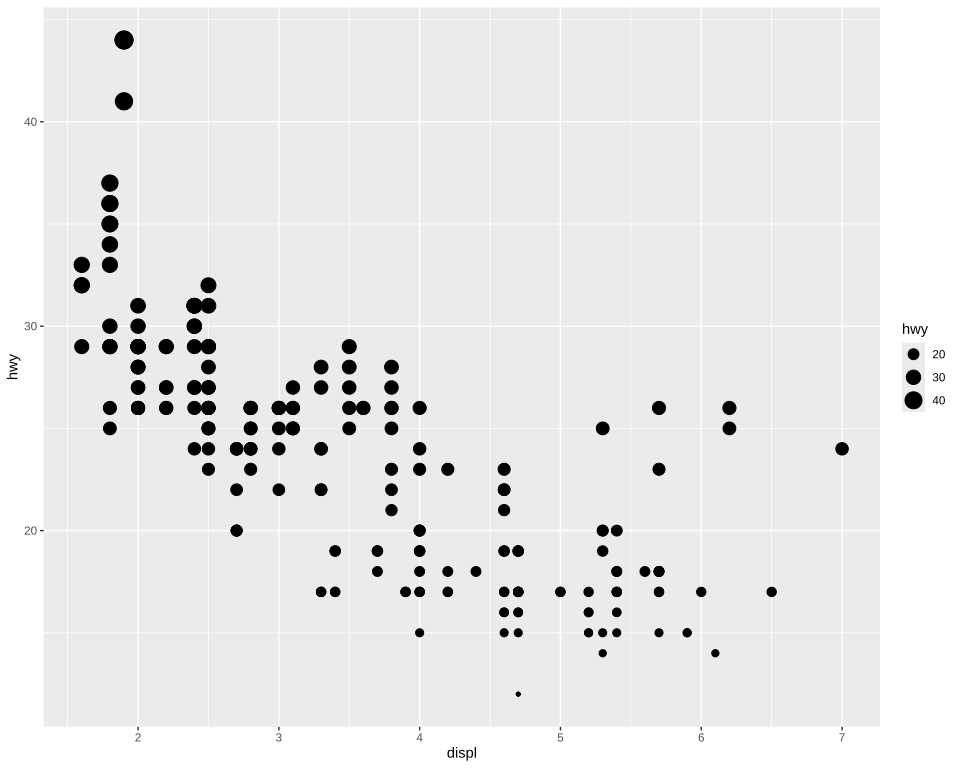

The R source for this figure:
# The plot test/golden/size_continuous.svg draws, drawn by ggplot2 itself, as ggplot2's own visual
# tests draw their snapshots: the independent check on that golden whenever it changes. The suite
# never runs this; it needs R, ggplot2 and vdiffr, saved as the Docker image giggly-r:ggplot2-4.0.3.
# From the repository's root:
#
#   docker run --rm -v "$PWD/test/golden":/golden:ro giggly-r:ggplot2-4.0.3 \
#     Rscript /golden/size_continuous.R > size_continuous.ggplot2.svg
#
# and compare the two drawings element by element, as test/golden/point.R describes.
#
# scale_size()'s first example from ggplot2's reference page: mpg's highway mileage drawn as
# each point's size, by area from 1 to 6 mm, and a legend of three points at the breaks 20, 30
# and 40, each in a key of the theme's 17.28 points, the largest point fitting.
# First checked with ggplot2 4.0.3 and vdiffr 1.0.9: every element matches, the x axis drawn before
# the y as test/golden/point.R describes, and every clip path.

library(ggplot2)

plot <- ggplot(mpg, aes(displ, hwy, size = hwy)) +
  geom_point() +
  theme_gray()

file <- tempfile(fileext = ".svg")
suppressWarnings(vdiffr::write_svg(plot, file))
cat(readLines(file), sep = "\n")
